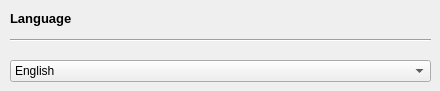
      <widget class="QWidget" name="page_Language">
       <widget class="QLabel" name="label_11">
        <property name="geometry">
         <rect>
          <x>10</x>
          <y>10</y>
          <width>81</width>
          <height>16</height>
         </rect>
        </property>
        <property name="font">
         <font>
          <pointsize>10</pointsize>
          <weight>75</weight>
          <bold>true</bold>
         </font>
        </property>
        <property name="text">
         <string>Language</string>
        </property>
       </widget>
       <widget class="Line" name="line_3">
        <property name="geometry">
         <rect>
          <x>10</x>
          <y>30</y>
          <width>421</width>
          <height>21</height>
         </rect>
        </property>
        <property name="orientation">
         <enum>Qt::Horizontal</enum>
        </property>
       </widget>
       <widget class="QComboBox" name="comboBox_Language">
        <property name="geometry">
         <rect>
          <x>10</x>
          <y>60</y>
          <width>421</width>
          <height>22</height>
         </rect>
        </property>
        <property name="styleSheet">
         <string notr="true"></string>
        </property>
        <item>
         <property name="text">
          <string>English</string>
         </property>
        </item>
        <item>
         <property name="text">
          <string>简体中文</string>
         </property>
        </item>
        <item>
         <property name="text">
          <string>繁体中文</string>
         </property>
        </item>
       </widget>
      </widget>
